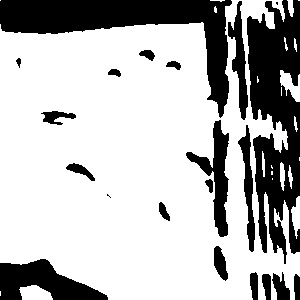
#> input picture dataset/roi_1.jpg, 300 x 300 px, given in place of the camera
$ python test1.py
#> lines starting #> are read from the running program, lines starting #| are printed output that depends on the picture; after the words box and inside, x2 and y2 are one past the last pixel; in counts of white or black regions, pixels touching at a corner belong together
import cv2
import os

# ROI coordinates
ROI_top, ROI_bottom = 100, 400
ROI_right, ROI_left = 250, 550

# Folder to save dataset images
dataset_path = "dataset"
os.makedirs(dataset_path, exist_ok=True)

cap = cv2.VideoCapture(0)
img_count = 0  # counter for saved images

while True:
    ret, frame = cap.read()
#> frame is the input picture: shape (300, 300, 3); min 0, max 255, mean 184.2
    frame = cv2.flip(frame, 1)
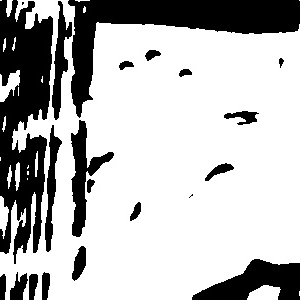
#> frame: shape (300, 300, 3); min 0, max 255, mean 184.2

    # Draw ROI
    cv2.rectangle(frame, (ROI_left, ROI_top), (ROI_right, ROI_bottom), (255, 128, 0), 2)
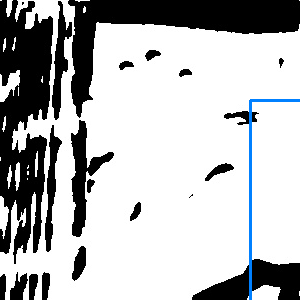
#> frame: shape (300, 300, 3); 0.83% of pixels changed, all inside (x1, y1, x2, y2) = (249, 99, 300, 300)

    # Extract ROI
    roi = frame[ROI_top:ROI_bottom, ROI_right:ROI_left]
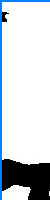
#> roi: shape (200, 50, 3); mean B, G, R 216.9, 210.6, 204.3

    # Convert to grayscale
    gray = cv2.cvtColor(roi, cv2.COLOR_BGR2GRAY)
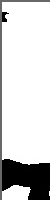
#> gray: shape (200, 50); min 0, max 255, mean 209.4

    # Apply Gaussian Blur
    blur = cv2.GaussianBlur(gray, (5, 5), 0)
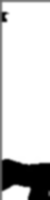
#> blur: shape (200, 50); min 0, max 255, mean 209.6

    # Apply Threshold
    _, thresh = cv2.threshold(blur, 70, 255, cv2.THRESH_BINARY_INV+cv2.THRESH_OTSU)
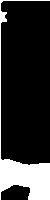
#> thresh: shape (200, 50); 17.9% white; 1 white region, box (x1, y1, x2, y2) and area: (0, 0, 50, 200) 1795

    # Show
    cv2.imshow("Thresholded", thresh)
    cv2.imshow("Frame", frame)

    key = cv2.waitKey(1) & 0xFF
#> (key q is pressed here)

    # Save ROI when 'c' is pressed
    if key == ord('c'):
        img_count += 1
        file_path = os.path.join(dataset_path, f"roi_{img_count}.jpg")
        cv2.imwrite(file_path, thresh)
        print(f"Image saved: {file_path}")

    # Quit when 'q' is pressed
    elif key == ord('q'):
        break

cap.release()
cv2.destroyAllWindows()

$ run again, on dataset/roi_2.jpg
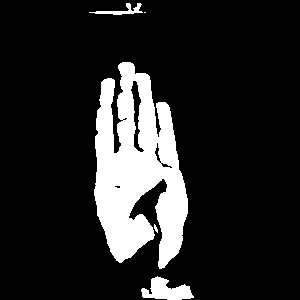
#> input picture dataset/roi_2.jpg, 300 x 300 px, given in place of the camera
#> frame is the input picture: shape (300, 300, 3); min 0, max 255, mean 37.1
#> `cv2.rectangle(frame, (ROI_left, ROI_top), (ROI_right, ROI_bottom), (25..`:
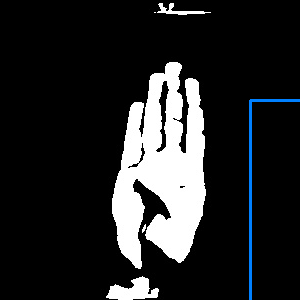
#> frame: shape (300, 300, 3); mean B, G, R 39.2, 38.2, 37.1
#> gray: shape (200, 50); values 0 (black) and 104 (white), 5% white; 1 white region, box (x1, y1, x2, y2) and area: (0, 0, 50, 200) 496
#> `blur = cv2.GaussianBlur(gray, (5, 5), 0)`:
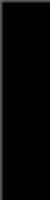
#> blur: shape (200, 50); min 0, max 102, mean 5
#> thresh: shape (200, 50); 95% white; 1 black region, box (x1, y1, x2, y2) and area: (0, 0, 50, 200) 497

$ run again, on dataset/roi_3.jpg
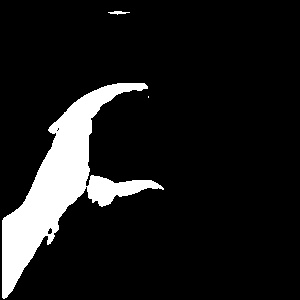
#> input picture dataset/roi_3.jpg, 300 x 300 px, given in place of the camera
#> frame is the input picture: shape (300, 300, 3); min 0, max 255, mean 27.2
#> `cv2.rectangle(frame, (ROI_left, ROI_top), (ROI_right, ROI_bottom), (25..`:
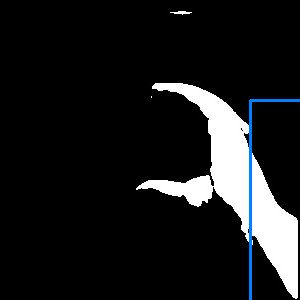
#> frame: shape (300, 300, 3); mean B, G, R 28.5, 27.5, 26.4
#> `_, thresh = cv2.threshold(blur, 70, 255, cv2.THRESH_BINARY_INV+cv2.THR..`:
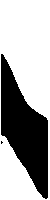
#> thresh: shape (200, 50); 64.5% white; 2 black regions (1 under 20 px), largest, box (x1, y1, x2, y2) and area: (1, 54, 48, 199) 3549

$ run again, on dataset/roi_4.jpg
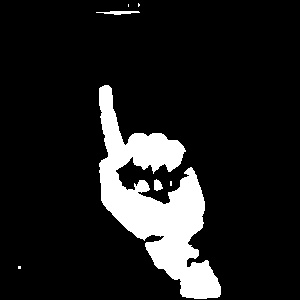
#> input picture dataset/roi_4.jpg, 300 x 300 px, given in place of the camera
#> frame is the input picture: shape (300, 300, 3); min 0, max 255, mean 30.6
#> `cv2.rectangle(frame, (ROI_left, ROI_top), (ROI_right, ROI_bottom), (25..`:
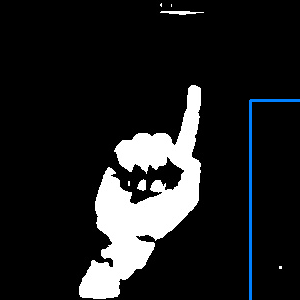
#> frame: shape (300, 300, 3); mean B, G, R 32.7, 31.7, 30.6
#> `_, thresh = cv2.threshold(blur, 70, 255, cv2.THRESH_BINARY_INV+cv2.THR..`:
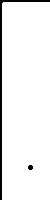
#> thresh: shape (200, 50); 94.8% white; 2 black regions, box (x1, y1, x2, y2) and area: (0, 0, 50, 200) 497, (28, 165, 33, 170) 21
